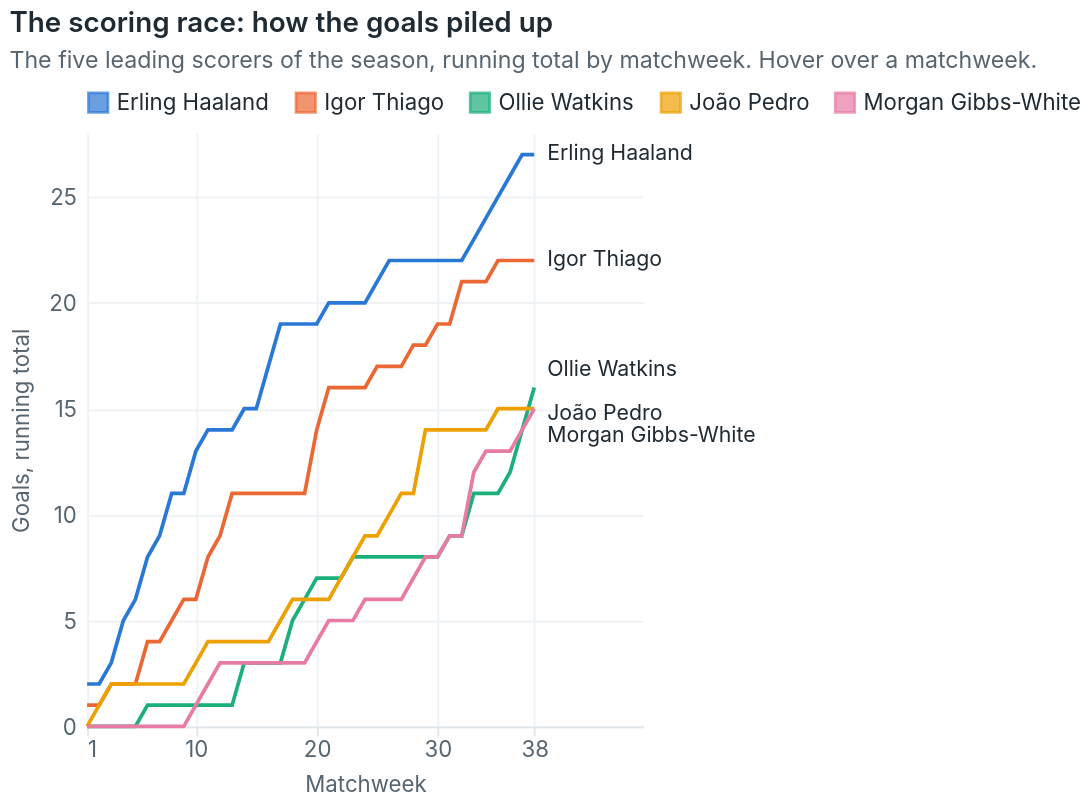

Source (Vega-Lite JSON):
### Vega-Lite specification from a JSON file in a GitHub repository (floating-point values rounded to 4 significant figures; data arrays with more than 128 entries replaced by an {"elided": "..."} marker saying what was removed)
{"$schema": "https://vega.github.io/schema/vega-lite/v5.json", "title": {"text": "The scoring race: how the goals piled up", "subtitle": "The five leading scorers of the season, running total by matchweek. Hover over a matchweek."}, "data": {"values": {"elided": "190 records"}}, "height": 320, "encoding": {"x": {"field": "mw", "type": "quantitative", "title": "Matchweek", "scale": {"domain": [1, 47], "nice": false}, "axis": {"values": [1, 10, 20, 30, 38], "format": "d"}}, "y": {"field": "g", "type": "quantitative", "title": "Goals, running total"}}, "layer": [{"mark": {"type": "line", "strokeWidth": 2}, "encoding": {"color": {"field": "p", "type": "nominal", "title": null, "scale": {"domain": ["Erling Haaland", "Igor Thiago", "Ollie Watkins", "João Pedro", "Morgan Gibbs-White"], "range": ["#2a78d6", "#eb6834", "#1baf7a", "#eda100", "#e87ba4"]}}}}, {"params": [{"name": "hov", "select": {"type": "point", "encodings": ["x"], "on": "mouseover", "nearest": true, "clear": "mouseout"}}], "mark": {"type": "point", "opacity": 0}, "encoding": {"detail": {"field": "p"}}}, {"transform": [{"filter": {"param": "hov", "empty": false}}], "mark": {"type": "rule", "color": "#c7d0d7", "strokeWidth": 1}}, {"transform": [{"filter": {"param": "hov", "empty": false}}], "mark": {"type": "circle", "size": 70, "stroke": "#ffffff", "strokeWidth": 1.5}, "encoding": {"color": {"field": "p", "type": "nominal", "title": null, "scale": {"domain": ["Erling Haaland", "Igor Thiago", "Ollie Watkins", "João Pedro", "Morgan Gibbs-White"], "range": ["#2a78d6", "#eb6834", "#1baf7a", "#eda100", "#e87ba4"]}}, "tooltip": [{"field": "p", "title": "Player"}, {"field": "mw", "title": "Matchweek", "format": "d"}, {"field": "g", "title": "Goals so far", "format": "d"}]}}, {"transform": [{"filter": "datum.mw === 38 && datum.p === 'Erling Haaland'"}], "mark": {"type": "text", "align": "left", "dx": 7, "dy": 0, "fontSize": 11.5, "color": "#1f2a33"}, "encoding": {"text": {"field": "p"}}}, {"transform": [{"filter": "datum.mw === 38 && datum.p === 'Igor Thiago'"}], "mark": {"type": "text", "align": "left", "dx": 7, "dy": 0, "fontSize": 11.5, "color": "#1f2a33"}, "encoding": {"text": {"field": "p"}}}, {"transform": [{"filter": "datum.mw === 38 && datum.p === 'Ollie Watkins'"}], "mark": {"type": "text", "align": "left", "dx": 7, "dy": -9, "fontSize": 11.5, "color": "#1f2a33"}, "encoding": {"text": {"field": "p"}}}, {"transform": [{"filter": "datum.mw === 38 && datum.p === 'João Pedro'"}], "mark": {"type": "text", "align": "left", "dx": 7, "dy": 3, "fontSize": 11.5, "color": "#1f2a33"}, "encoding": {"text": {"field": "p"}}}, {"transform": [{"filter": "datum.mw === 38 && datum.p === 'Morgan Gibbs-White'"}], "mark": {"type": "text", "align": "left", "dx": 7, "dy": 15, "fontSize": 11.5, "color": "#1f2a33"}, "encoding": {"text": {"field": "p"}}}], "config": {"font": "-apple-system, BlinkMacSystemFont, 'Segoe UI', Roboto, 'Helvetica Neue', Arial, sans-serif", "background": "#ffffff", "view": {"stroke": null}, "axis": {"labelColor": "#56646f", "titleColor": "#56646f", "domainColor": "#e0e6ea", "tickColor": "#e0e6ea", "gridColor": "#eef2f5", "labelFontSize": 12, "titleFontSize": 12, "titleFontWeight": "normal", "titlePadding": 8}, "axisY": {"domain": false, "ticks": false, "labelPadding": 6}, "legend": {"labelColor": "#1f2a33", "titleColor": "#56646f", "labelFontSize": 12, "titleFontSize": 12, "symbolType": "square", "symbolSize": 110, "orient": "top", "direction": "horizontal", "offset": 8}, "title": {"color": "#1f2a33", "fontSize": 15, "fontWeight": 600, "anchor": "start", "subtitleColor": "#56646f", "subtitleFontSize": 12.5, "subtitlePadding": 6, "offset": 10}}}
